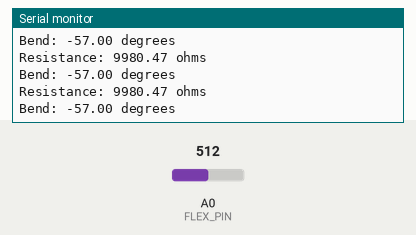
Recording of a sketch running on a simulated Arduino Uno, built with avr-gcc and run on an emulated ATmega328P. Parts: the last lines printed to the serial monitor. Inputs (shaded band) come from the test bench; at power-on: A0 (FLEX_PIN) = 512.

Above: at 1.3 s.
1.4 s: A0 (FLEX_PIN) set to 0
At 1.82 s:
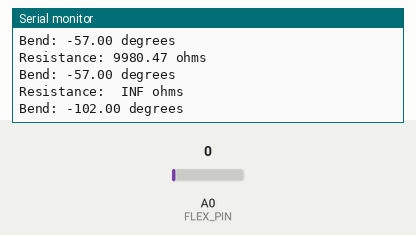
3.5 s: A0 (FLEX_PIN) set to 122
At 3.83 s:
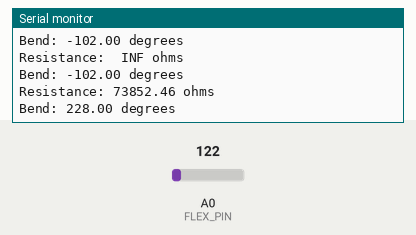
Timing chart, 0 to 6.5 s (numbered marks = the images above; inputs shaded):
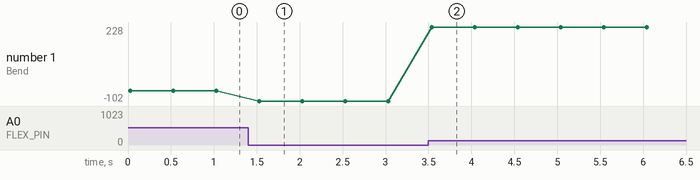

The sketch:

flextest1.ino
```cpp
/******************************************************************************
Flex_Sensor_Example.ino
Example sketch for SparkFun's flex sensors
  (https://www.sparkfun.com/products/10264)
Jim Lindblom @ SparkFun Electronics
April 28, 2016

Create a voltage divider circuit combining a flex sensor with a 47k resistor.
- The resistor should connect from A0 to GND.
- The flex sensor should connect from A0 to 3.3V
As the resistance of the flex sensor increases (meaning it's being bent), the
voltage at A0 should decrease.

Development environment specifics:
Arduino 1.6.7
******************************************************************************/
const int FLEX_PIN = A0; // Pin connected to voltage divider output

// Measure the voltage at 5V and the actual resistance of your
// 47k resistor, and enter them below:
const float VCC = 4.98; // Measured voltage of Ardunio 5V line
const float R_DIV = 10000; // Measured resistance of 10k resistor

// Upload the code, then try to adjust these values to more
// accurately calculate bend degree.
const float STRAIGHT_RESISTANCE = 22893.0; // resistance when straight
const float BEND_RESISTANCE = 43000.0; // resistance at 90 deg

void setup()
{
  Serial.begin(9600);
  pinMode(FLEX_PIN, INPUT);
}

void loop()
{
  // Read the ADC, and calculate voltage and resistance from it
  int flexADC = analogRead(FLEX_PIN);
  float flexV = flexADC * VCC / 1023.0;
  float flexR = R_DIV * (VCC / flexV - 1.0);
  Serial.println("Resistance: " + String(flexR) + " ohms");

  // Use the calculated resistance to estimate the sensor's
  // bend angle:
  float angle = map(flexR, STRAIGHT_RESISTANCE, BEND_RESISTANCE,
                   0, 90.0);
  Serial.println("Bend: " + String(angle) + " degrees");
  Serial.println();

  delay(500);
}
```

Measured:
- after the input at 1.4 s, the serial monitor: prints a new line after 0.10 s (image 1)
- after the input at 3.5 s, the serial monitor: prints a new line at once (image 2)
- plotted number 1: -57 → -102 after the input at 1.4 s, -102 → 228 after the input at 3.5 s
